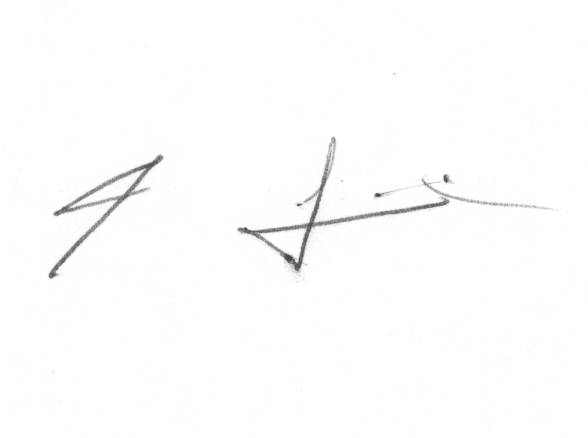
#> input picture forgeries_1_1.png, 588 x 438 px
$ python test.py
#> lines starting #> are read from the running program, lines starting #| are printed output that depends on the picture
from PIL import ImageFilter, Image

img = Image.open('forgeries_1_1.png')
#> img is the input picture: PIL image 588x438 P; min 64, max 255, mean 253

# im = im.convert('RGB')
# img.convert('RGB')

img = img.convert('RGB')

img = img.filter(ImageFilter.SMOOTH_MORE)
#> img: PIL image 588x438 RGB
img = img.filter(ImageFilter.DETAIL)
img = img.resize((350,350))
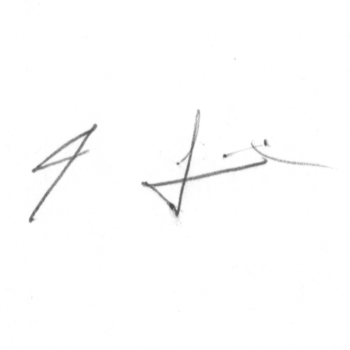
#> img: PIL image 350x350 RGB; min 71, max 255, mean 253
img.show()

# [20 lines of commented-out code are left out]

$ run again, with original_1_1.png copied over forgeries_1_1.png
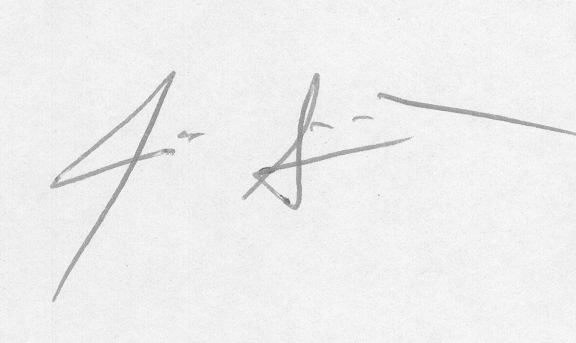
#> input picture original_1_1.png, 576 x 343 px
#> img is the input picture: PIL image 576x343 L; min 111, max 253, mean 238.3
#> `img = img.resize((350,350))`:
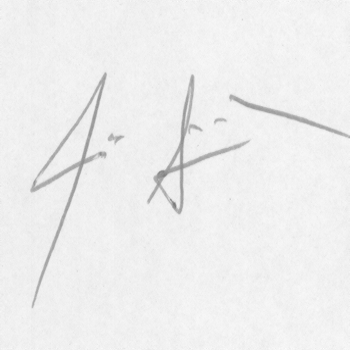
#> img: PIL image 350x350 RGB; min 122, max 252, mean 238.3
